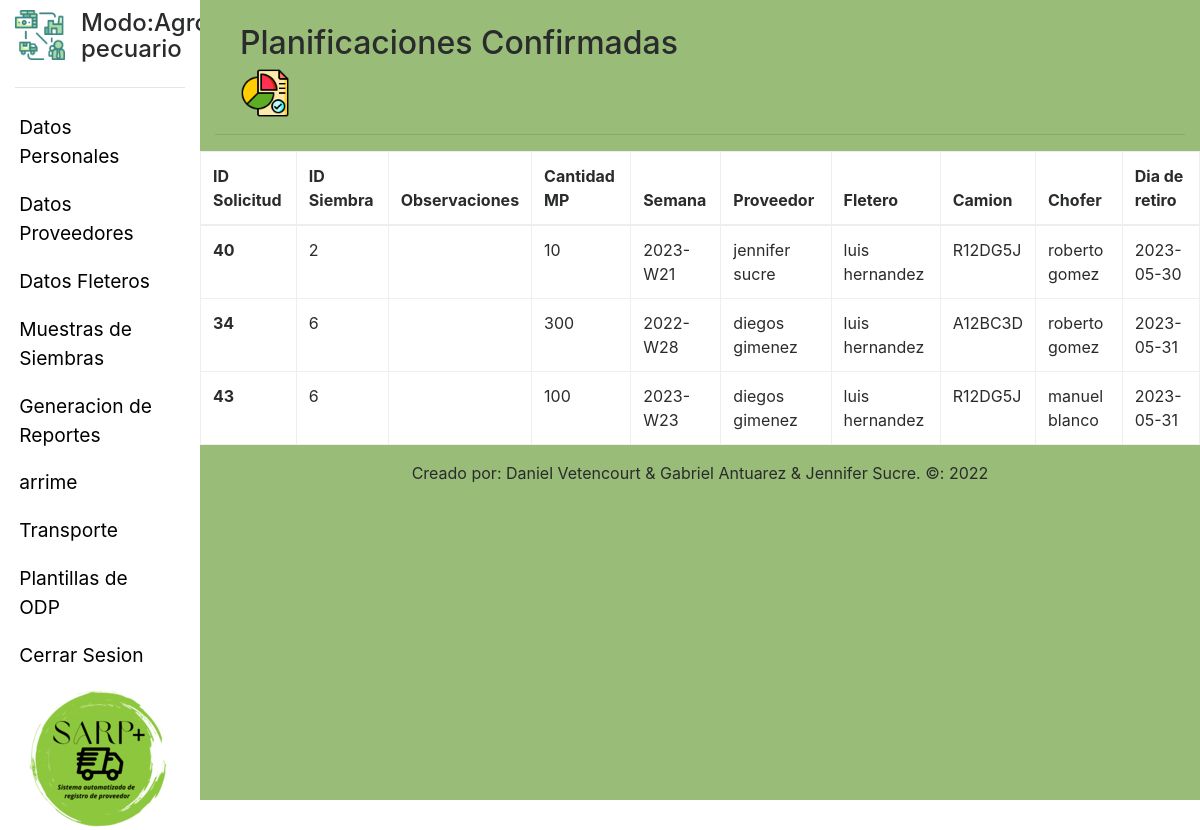
The app's page /SARP/views/agropecuaria/PlanificacionesC.php (signed in) with its own data.
### tables this page shows
CREATE TABLE `solicitud_proveedor` (
  `ID_Solicitud_Proveedor` int(11) NOT NULL AUTO_INCREMENT,
  `ID_Siembra` int(11) DEFAULT NULL,
  `Observaciones` varchar(40) DEFAULT NULL,
  `Estado_Aprobacion` int(11) NOT NULL,
  `Cantidad_MP` float NOT NULL,
  `ID_Planificacion` int(11) NOT NULL,
  `ID_Solicitud_Fletero` int(11) DEFAULT NULL,
  PRIMARY KEY (`ID_Solicitud_Proveedor`),
  KEY `ID_U` (`ID_Siembra`),
  KEY `fk_solicitud_proveedor_planificaciones_1` (`ID_Planificacion`),
  KEY `fk_solicitud_proveedor_solicitud_fletero_1` (`ID_Solicitud_Fletero`),
  CONSTRAINT `fk_solicitud_proveedor_planificaciones_1` FOREIGN KEY (`ID_Planificacion`) REFERENCES `planificaciones` (`ID_Planificacion`),
  CONSTRAINT `fk_solicitud_proveedor_siembras_1` FOREIGN KEY (`ID_Siembra`) REFERENCES `siembras` (`ID_Siembra`),
  CONSTRAINT `fk_solicitud_proveedor_solicitud_fletero_1` FOREIGN KEY (`ID_Solicitud_Fletero`) REFERENCES `solicitud_fletero` (`ID_Solicitud_Fletero`)
);

CREATE TABLE `siembras` (
  `ID_Siembra` int(11) NOT NULL AUTO_INCREMENT,
  `ID_Terreno` int(11) NOT NULL,
  `ID_Proveedor` int(11) NOT NULL,
  `Fecha_Inicio` date NOT NULL,
  `Variedad` varchar(10) NOT NULL DEFAULT '',
  `Fecha_Cosecha` date NOT NULL,
  `Hectareas` float NOT NULL,
  `Rendimiento` float NOT NULL,
  `Kilos_Totales` float NOT NULL,
  `Kilos_Arrimados` float DEFAULT NULL,
  `Saldo_Restante` float DEFAULT NULL,
  `Analisis` varchar(20) DEFAULT NULL,
  `MateriaSeca` float DEFAULT NULL,
  `Impureza` float DEFAULT NULL,
  `KilosMuestra` float DEFAULT NULL,
  PRIMARY KEY (`ID_Siembra`),
  KEY `ID_T` (`ID_Terreno`),
  KEY `ID_Proveedor` (`ID_Proveedor`),
  CONSTRAINT `fk_siembras_proveedor_1` FOREIGN KEY (`ID_Proveedor`) REFERENCES `usuario` (`ID_Usuario`),
  CONSTRAINT `fk_siembras_terrenos_1` FOREIGN KEY (`ID_Terreno`) REFERENCES `terrenos` (`ID_Terreno`)
);

CREATE TABLE `planificaciones` (
  `ID_Planificacion` int(11) NOT NULL AUTO_INCREMENT,
  `Semana` varchar(10) NOT NULL,
  `Rango` int(11) NOT NULL,
  PRIMARY KEY (`ID_Planificacion`)
);

CREATE TABLE `usuario` (
  `ID_Usuario` int(11) NOT NULL AUTO_INCREMENT,
  `tipo_Usuario` int(11) DEFAULT NULL,
  `Password` varchar(200) NOT NULL,
  `Nombre` varchar(20) DEFAULT '',
  `Apellido` varchar(20) DEFAULT '',
  `Cedula` varchar(10) DEFAULT '',
  `Telefono` varchar(20) DEFAULT '',
  `Email` varchar(30) DEFAULT '',
  `Direccion` varchar(50) DEFAULT '',
  `RIF` varchar(12) DEFAULT '',
  `Banco_P` varchar(30) DEFAULT '',
  `Cuenta_P` varchar(20) DEFAULT '',
  `TipoCuenta_P` varchar(10) DEFAULT '',
  `Banco_A` varchar(30) DEFAULT '',
  `Cuenta_A` varchar(20) DEFAULT '',
  `TipoCuenta_A` varchar(10) DEFAULT '',
  `Nombre_A` varchar(20) DEFAULT '',
  `Apellido_A` varchar(20) DEFAULT NULL,
  `Pregunta` varchar(50) NOT NULL,
  `Respuesta` varchar(50) NOT NULL,
  PRIMARY KEY (`ID_Usuario`)
);

CREATE TABLE `solicitud_fletero` (
  `ID_Solicitud_Fletero` int(11) NOT NULL AUTO_INCREMENT,
  `Placa` varchar(10) DEFAULT '',
  `Observaciones` varchar(40) DEFAULT NULL,
  `Estado_Aprobacion` int(11) NOT NULL,
  `Dia` date DEFAULT NULL,
  `ID_Planificacion` varchar(255) DEFAULT NULL,
  `ID_chofer` varchar(50) DEFAULT NULL,
  PRIMARY KEY (`ID_Solicitud_Fletero`),
  KEY `ID_U` (`Placa`),
  KEY `fk_solicitud_fletero_chofer_1` (`ID_chofer`),
  CONSTRAINT `fk_solicitud_fletero_camiones_1` FOREIGN KEY (`Placa`) REFERENCES `camiones` (`Placa`),
  CONSTRAINT `fk_solicitud_fletero_chofer_1` FOREIGN KEY (`ID_chofer`) REFERENCES `camion_chofer` (`ID_Chofer`)
);

CREATE TABLE `choferes` (
  `Cedula` varchar(10) NOT NULL,
  `Nombre` varchar(20) DEFAULT '',
  `Apellido` varchar(20) DEFAULT '',
  `ID_Fleteros` int(11) NOT NULL,
  PRIMARY KEY (`Cedula`),
  KEY `fk_choferes_fleteros_1` (`ID_Fleteros`),
  CONSTRAINT `fk_choferes_fleteros_1` FOREIGN KEY (`ID_Fleteros`) REFERENCES `usuario` (`ID_Usuario`)
);

### SARP/views/agropecuaria/PlanificacionesC.php (the view, shortened to what this page needs)
<?php
    include('../templates/headFletero.php');
    $connection = Connection::getInstance();
    $con = $connection->getConnection();
    $result = $con->query("SELECT
    *
    FROM
    solicitud_proveedor
    INNER JOIN solicitud_fletero ON solicitud_proveedor.ID_Solicitud_Fletero = solicitud_fletero.ID_Solicitud_Fletero
    INNER JOIN siembras ON solicitud_proveedor.ID_Siembra = siembras.ID_Siembra
    INNER JOIN usuario ON siembras.ID_Proveedor = usuario.ID_Usuario
    INNER JOIN planificaciones ON solicitud_proveedor.ID_Planificacion = planificaciones.ID_Planificacion
    WHERE
    solicitud_fletero.Estado_Aprobacion = 1 AND
    solicitud_proveedor.Estado_Aprobacion = 1");
    $fletero = $con->query("SELECT
    *
    FROM
    solicitud_proveedor
    INNER JOIN solicitud_fletero ON solicitud_proveedor.ID_Solicitud_Fletero = solicitud_fletero.ID_Solicitud_Fletero
    INNER JOIN camiones ON solicitud_fletero.Placa = camiones.Placa
    INNER JOIN usuario ON camiones.ID_Fleteros = usuario.ID_Usuario
    WHERE
    solicitud_fletero.Estado_Aprobacion = 1 AND
    solicitud_proveedor.Estado_Aprobacion = 1");
    $Chofer = $con->query("SELECT
    *
    FROM
    solicitud_proveedor
    INNER JOIN solicitud_fletero ON solicitud_proveedor.ID_Solicitud_Fletero = solicitud_fletero.ID_Solicitud_Fletero
    INNER JOIN camion_chofer ON solicitud_fletero.ID_chofer = camion_chofer.ID_Chofer
    INNER JOIN choferes ON camion_chofer.ID_Chofer = choferes.Cedula
    WHERE
    solicitud_fletero.Estado_Aprobacion = 1 AND
    solicitud_proveedor.Estado_Aprobacion = 1");
?>
<body>
    <div class="container-fluid">
        <div class="row">
                <?php
                    include("../templates/menuAgropecuaria.php");
                ?>
                <div class="col-xl-10 col-lg-9 col-md-8 col-sm-12 col-12" style="background-color: #99BC78; height: 100vh; overflow-y: scroll;">
                    <div class="contenidoInterno" style="padding-top: 25px;">
                        <header class="row" style="margin-left: 10px;">
                            <div class=" col-md-6 col-sm-12 ">
                                <h2>Planificaciones Confirmadas</h2>
                                <img class="imagen-titulo" src="../../assets/images/report.png" alt="" style="width: 50px; height: 50px;">
                            </div>
                        </header>
                        <hr>
                        <div class="row">
                            <table class=" table  table-bordered" style="background-color: white;">
                                <thead>
                                    <tr>
                                    <th scope="col">ID Solicitud</th>
                                    <th scope="col">ID Siembra</th>
                                    <th scope="col">Observaciones</th>
                                    <th scope="col">Cantidad MP</th>
                                    <th scope="col">Semana</th>
                                    <th scope="col">Proveedor</th>
                                    <th scope="col">Fletero</th>
                                    <th scope="col">Camion</th>
                                    <th scope="col">Chofer</th>
                                    <th scope="col">Dia de retiro</th>
                                    </tr>
                                </thead>
                                <tbody>
                                <?php
                                    while($row = $result->fetch_object()){
                                        echo "<tr>";
                                        echo "<th scope='row'>$row->ID_Solicitud_Proveedor</th>";
                                        echo "<td>$row->ID_Siembra</td>";
                                        echo "<td>$row->Observaciones</td>";
                                        echo "<td>$row->Cantidad_MP</td>";
                                        echo "<td>$row->Semana</td>";
                                        echo "<td>$row->Nombre $row->Apellido</td>";
                                        while($row2 = $fletero -> fetch_object()){
                                            echo "<td>$row2->Nombre $row2->Apellido</td>";
                                            break;
                                        }
                                        echo "<td>$row->Placa</td>";
                                        while($row3 = $Chofer-> fetch_object()){
                                            echo "<td>$row3->Nombre $row3->Apellido</td>";
                                            break;
                                        }
                                        echo "<td>$row->Dia</td>";
                                        echo "</tr>";
                                    }
                                ?>
                                </tbody>
                            </table>
                        </div>
<?php
    include ("../templates/footerFletero.php")
?>

### SARP/assets/css/fletero.css (style rules this page uses)
* { margin: 0; padding: 0; box-sizing: border-box; }

### records on screen
solicitud_proveedor: ID_Solicitud_Proveedor "40", ID_Siembra.ID_Siembra "2", Cantidad_MP "10", ID_Planificacion.Semana "2023-W21", usuario.Nombre "jennifer", usuario.Apellido "sucre", usuario.Nombre "luis", usuario.Apellido "hernandez", ID_Solicitud_Fletero.Placa "R12DG5J", choferes.Nombre "roberto", choferes.Apellido "gomez", ID_Solicitud_Fletero.Dia "2023-05-30"
solicitud_proveedor: ID_Solicitud_Proveedor "34", ID_Siembra.ID_Siembra "6", Cantidad_MP "300", ID_Planificacion.Semana "2022-W28", usuario.Nombre "diegos", usuario.Apellido "gimenez", ID_Solicitud_Fletero.Placa "A12BC3D", ID_Solicitud_Fletero.Dia "2023-05-31", usuario.Nombre "luis", usuario.Apellido "hernandez", choferes.Nombre "manuel", choferes.Apellido "blanco"
solicitud_proveedor: usuario.Nombre "luis", usuario.Apellido "hernandez", choferes.Nombre "roberto", choferes.Apellido "gomez", ID_Solicitud_Proveedor "43", ID_Siembra.ID_Siembra "6", Cantidad_MP "100", ID_Planificacion.Semana "2023-W23", usuario.Nombre "diegos", usuario.Apellido "gimenez", ID_Solicitud_Fletero.Placa "R12DG5J", ID_Solicitud_Fletero.Dia "2023-05-31"
